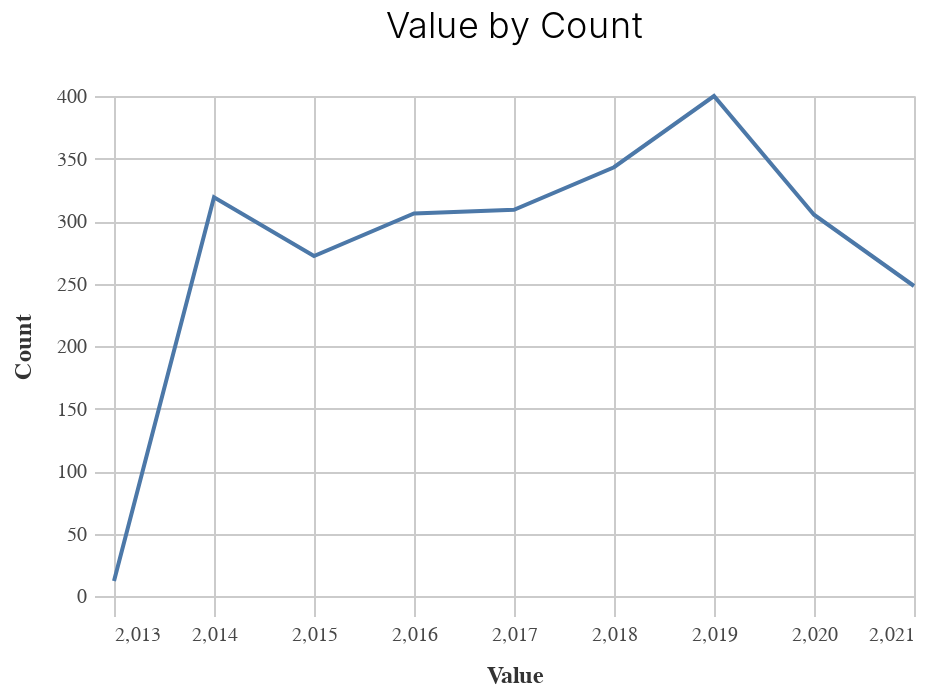

Notebook source saved alongside this figure:
### Markdown cell above
### Chart

### Code cell
_dla_utils.basic_line_chart((df_top>>filter(_.variable=='prepared_y')), 'value', 'count', subset)

### Figure 1 — Vega-Lite specification as saved in the notebook (floating-point values rounded to 4 significant figures)
{"config": {"view": {"continuousWidth": 400, "continuousHeight": 300}, "axis": {"domainColor": "#cbcbcb", "grid": true, "gridColor": "#cbcbcb", "gridWidth": 1, "labelColor": "#474747", "labelFont": "Nunito Sans", "labelFontSize": 10, "labelPadding": 4, "tickColor": "#cbcbcb", "tickSize": 10, "titleColor": "#333", "titleFont": "Raleway", "titleFontSize": 12, "titlePadding": 10}, "axisBand": {"grid": false}, "background": "white", "font": "Raleway", "header": {"labelFont": "Nunito Sans", "titleFont": "Raleway"}, "legend": {"labelColor": "#333", "labelFont": "Nunito Sans", "labelFontSize": 11, "labelLimit": 0, "padding": 1, "symbolSize": 30, "symbolType": "square", "titleColor": "#333", "titleFont": "Raleway", "titleFontSize": 14, "titlePadding": 10}, "title": {"anchor": "middle", "font": "Raleway", "fontSize": 18, "fontWeight": 300, "offset": 20}}, "data": {"name": "data-7f105180425837512aabdeffaa5fd5c6"}, "mark": "line", "encoding": {"x": {"field": "value", "title": "Value", "type": "quantitative"}, "y": {"field": "count", "title": "Count", "type": "quantitative"}}, "height": 250, "title": "Value by Count", "width": 400, "$schema": "https://vega.github.io/schema/vega-lite/v4.17.0.json", "datasets": {"data-7f105180425837512aabdeffaa5fd5c6": [{"value": 2019.0, "count": 400, "variable": "prepared_y"}, {"value": 2018.0, "count": 343, "variable": "prepared_y"}, {"value": 2014.0, "count": 319, "variable": "prepared_y"}, {"value": 2017.0, "count": 309, "variable": "prepared_y"}, {"value": 2016.0, "count": 306, "variable": "prepared_y"}, {"value": 2020.0, "count": 305, "variable": "prepared_y"}, {"value": 2015.0, "count": 272, "variable": "prepared_y"}, {"value": 2021.0, "count": 248, "variable": "prepared_y"}, {"value": 2013.0, "count": 12, "variable": "prepared_y"}]}}
